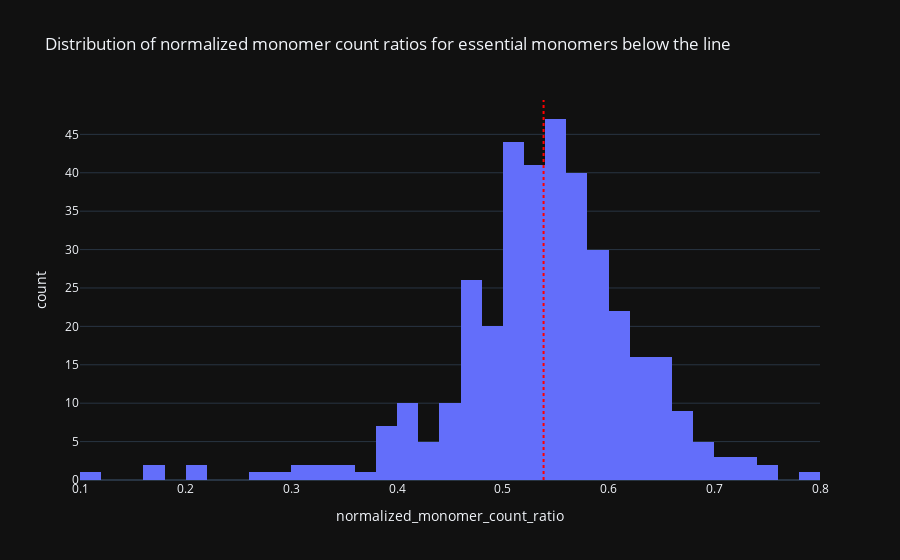

The notebook cell saved with this chart:
### Code cell
# same thing but for essential monomer
fig = px.histogram(
    below_line_essential_monomer_data,
    x='normalized_monomer_count_ratio',
    nbins=50,
    title='Distribution of normalized monomer count ratios for essential '
          'monomers below the line'
)
fig.add_vline(
    x=below_line_essential_monomer_data['normalized_monomer_count_ratio']
    .mean(),
    line_dash="dot",
    line_color="red"
)
fig.show()

### Figure 1 — Plotly figure (JSON) as saved in the notebook; plotly's stock layout.template omitted (floating-point values rounded to 4 significant figures; data arrays with more than 128 entries replaced by an {"elided": "..."} marker saying what was removed)
{"data": [{"bingroup": "x", "hovertemplate": "normalized_monomer_count_ratio=%{x}<br>count=%{y}<extra></extra>", "legendgroup": "", "marker": {"color": "#636efa", "pattern": {"shape": ""}}, "name": "", "nbinsx": 50, "orientation": "v", "showlegend": false, "x": {"elided": "371 float values"}, "xaxis": "x", "yaxis": "y", "type": "histogram"}], "layout": {"xaxis": {"anchor": "y", "domain": [0.0, 1.0], "title": {"text": "normalized_monomer_count_ratio"}}, "yaxis": {"anchor": "x", "domain": [0.0, 1.0], "title": {"text": "count"}}, "legend": {"tracegroupgap": 0}, "title": {"text": "Distribution of normalized monomer count ratios for essential monomers below the line"}, "barmode": "relative", "shapes": [{"line": {"color": "red", "dash": "dot"}, "type": "line", "x0": 0.5385, "x1": 0.5385, "xref": "x", "y0": 0, "y1": 1, "yref": "y domain"}]}}
